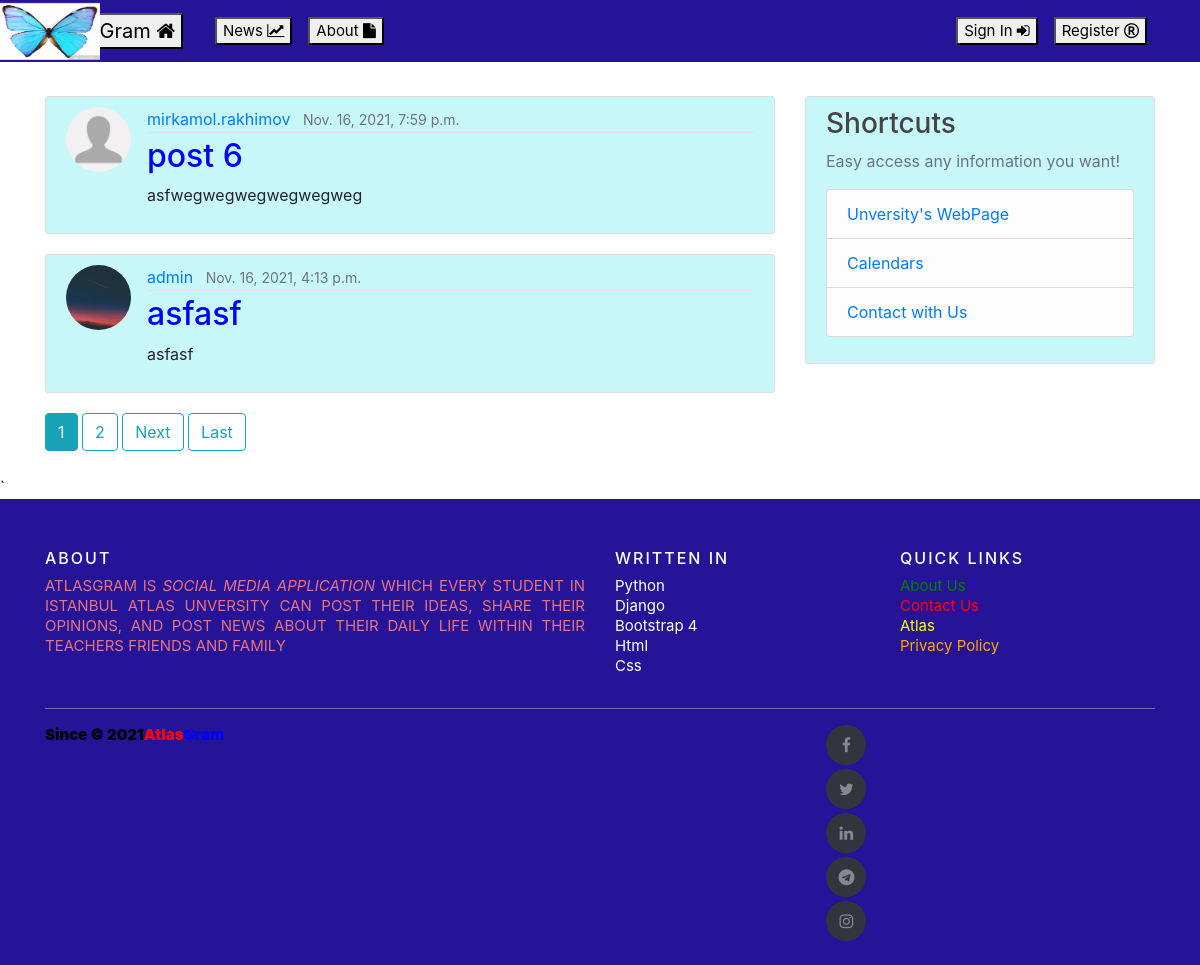
The page / on the database its author committed.
### AtlasGramApp/models.py (models this page shows, shortened)
class Post(models.Model):
    title = models.CharField(max_length=200)
    content = models.TextField()
    date_posted = models.DateTimeField(default=timezone.now)
    author = models.ForeignKey(User, on_delete=models.CASCADE)
    post_like = models.ManyToManyField(User, related_name='likes')

### users/models.py (models this page shows, shortened)
class Profile(models.Model):
    user = models.OneToOneField(User,on_delete=models.CASCADE)
    image = models.ImageField(default ='default.jpg',upload_to ='profile_pics')

### AtlasGramApp/views.py (the view)
# urls.py: path('', PostListView.as_view(), name = 'home'),
class PostListView(ListView):
    model = Post
    template_name = 'AtlasGramApp/home.html'
    context_object_name = 'posts'
    ordering = ['-date_posted']
    paginate_by = 2

### AtlasGramApp/templates/AtlasGramApp/Home.html (shortened to what this page needs)
{% extends 'AtlasGramApp/main.html' %}
{% block content %}
    {% for post in posts %}
        <article class="media content-section">
            <img class="rounded-circle article-img" src="{{post.author.profile.image.url}}" alt="">
            <div class="media-body">
            <div class="article-metadata">
              <a class="mr-2" href="{% url 'user-posts' post.author.username %}">{{ post.author }}</a>
              <small class="text-muted">{{ post.date_posted }}</small>
            </div>
            <h2><a class="article-title" href="{% url 'post-detail' post.id %}">{{ post.title }}</a></h2>
            <p class="article-content">{{ post.content }}</p>
          </div>
        </article>
    {% endfor %}
    {% if is_paginated %}
        {% for num in page_obj.paginator.page_range %}
                {% if page_obj.number == num %}
                    <a class="btn btn-info mb-4" href="?page={{ num }}" > {{num}}</a>
                {% elif num > page_obj.number|add:'-3' and num < page_obj.number|add:'3' %}
                     <a class="btn btn-outline-info mb-4" href="?page={{num}}" >{{num}}</a>
                {% endif %}
        {% endfor %}
        {% if page_obj.has_next %}
            <a class="btn btn-outline-info mb-4" href="?page={{page_obj.next_page_number}}" >Next</a>
            <a class="btn btn-outline-info mb-4" href="?page={{page_obj.paginator.num_pages}}" >Last</a>
        {% endif %}
    {% endif %}
{% endblock content %}

### AtlasGramApp/static/AtlasGramApp/main.css (style rules this page uses)
body { background: #fafafa; color: #333333; margin-top: 5rem; }
h1, h2, h3, h4, h5, h6 { color: #444444; }
.content-section { background: #c8f7fa; padding: 10px 20px; border: 1px solid #dddddd; border-radius: 3px; margin-bottom: 20px; }
.article-title { color: blue; }
.article-content { white-space: pre-line; }
.article-img { height: 65px; width: 65px; margin-right: 16px; }
.article-metadata { padding-bottom: 1px; margin-bottom: 4px; border-bottom: 1px solid #e3e3e3 }

### rows shown on the page
Post: author.profile.image (placeholder picture), author "mirkamol.rakhimov", date_posted "Nov. 16, 2021, 7:59 p.m.", title "post 6", content "asfwegwegwegwegwegweg"
Post: author.profile.image (picture), author "admin", date_posted "Nov. 16, 2021, 4:13 p.m.", title "asfasf", content "asfasf"

### other values the page prints
{{ num }} "1"
{{ num }} "2"
